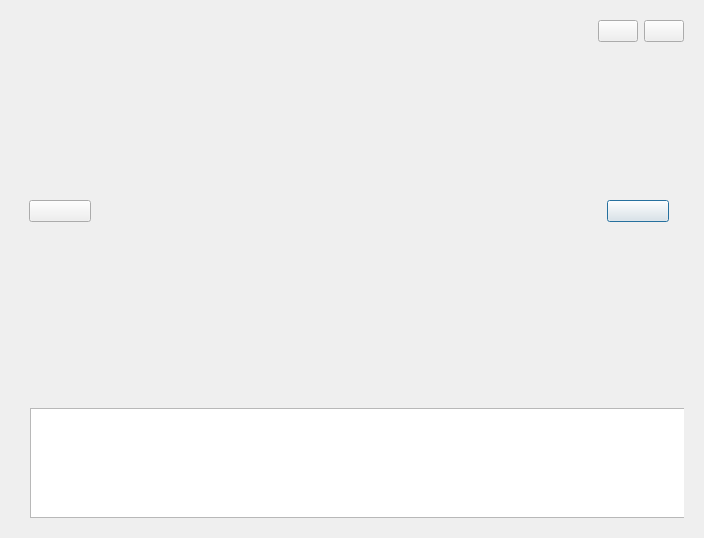
<?xml version="1.0" encoding="UTF-8"?>
<ui version="4.0">
 <class>SlideShowDlg</class>
 <widget class="QDialog" name="SlideShowDlg">
  <property name="geometry">
   <rect>
    <x>0</x>
    <y>0</y>
    <width>704</width>
    <height>538</height>
   </rect>
  </property>
  <property name="windowTitle">
   <string>Dialog</string>
  </property>
  <layout class="QVBoxLayout" name="verticalLayout" stretch="7,1">
   <item>
    <widget class="QWidget" name="slideShow" native="true">
     <property name="minimumSize">
      <size>
       <width>0</width>
       <height>0</height>
      </size>
     </property>
     <property name="maximumSize">
      <size>
       <width>16777215</width>
       <height>16777215</height>
      </size>
     </property>
     <layout class="QGridLayout" name="gridLayout">
      <item row="1" column="1">
       <widget class="PicAnimationWid" name="picAnimation" native="true"/>
      </item>
      <item row="1" column="2">
       <widget class="QWidget" name="slidenextwid" native="true">
        <property name="minimumSize">
         <size>
          <width>80</width>
          <height>0</height>
         </size>
        </property>
        <property name="maximumSize">
         <size>
          <width>80</width>
          <height>16777215</height>
         </size>
        </property>
        <layout class="QVBoxLayout" name="verticalLayout_3">
         <item>
          <widget class="PicButton" name="slidenextBtn">
           <property name="text">
            <string/>
           </property>
          </widget>
         </item>
        </layout>
       </widget>
      </item>
      <item row="1" column="0">
       <widget class="QWidget" name="slideprewid" native="true">
        <property name="minimumSize">
         <size>
          <width>80</width>
          <height>0</height>
         </size>
        </property>
        <property name="maximumSize">
         <size>
          <width>80</width>
          <height>16777215</height>
         </size>
        </property>
        <layout class="QVBoxLayout" name="verticalLayout_2">
         <item>
          <widget class="PicButton" name="slidepreBtn">
           <property name="text">
            <string/>
           </property>
          </widget>
         </item>
        </layout>
       </widget>
      </item>
      <item row="0" column="2">
       <layout class="QHBoxLayout" name="horizontalLayout_2">
        <item>
         <widget class="PicStateBtn" name="playBtn">
          <property name="text">
           <string/>
          </property>
         </widget>
        </item>
        <item>
         <widget class="PicButton" name="closeBtn">
          <property name="text">
           <string/>
          </property>
         </widget>
        </item>
       </layout>
      </item>
     </layout>
    </widget>
   </item>
   <item>
    <widget class="QWidget" name="preShow" native="true">
     <layout class="QHBoxLayout" name="horizontalLayout">
      <item>
       <widget class="QWidget" name="widget" native="true">
        <property name="minimumSize">
         <size>
          <width>0</width>
          <height>120</height>
         </size>
        </property>
        <property name="maximumSize">
         <size>
          <width>16777215</width>
          <height>120</height>
         </size>
        </property>
        <widget class="PreListWid" name="preListWidget">
         <property name="geometry">
          <rect>
           <x>10</x>
           <y>10</y>
           <width>16777215</width>
           <height>110</height>
          </rect>
         </property>
         <property name="minimumSize">
          <size>
           <width>0</width>
           <height>110</height>
          </size>
         </property>
         <property name="maximumSize">
          <size>
           <width>16777215</width>
           <height>110</height>
          </size>
         </property>
         <property name="flow">
          <enum>QListView::LeftToRight</enum>
         </property>
        </widget>
       </widget>
      </item>
     </layout>
    </widget>
   </item>
  </layout>
 </widget>
 <customwidgets>
  <customwidget>
   <class>PicButton</class>
   <extends>QPushButton</extends>
   <header location="global">picbutton.h</header>
  </customwidget>
  <customwidget>
   <class>PicStateBtn</class>
   <extends>QPushButton</extends>
   <header location="global">picstatebtn.h</header>
  </customwidget>
  <customwidget>
   <class>PicAnimationWid</class>
   <extends>QWidget</extends>
   <header location="global">picanimationwid.h</header>
   <container>1</container>
  </customwidget>
  <customwidget>
   <class>PreListWid</class>
   <extends>QListWidget</extends>
   <header location="global">prelistwid.h</header>
  </customwidget>
 </customwidgets>
 <resources/>
 <connections/>
</ui>
